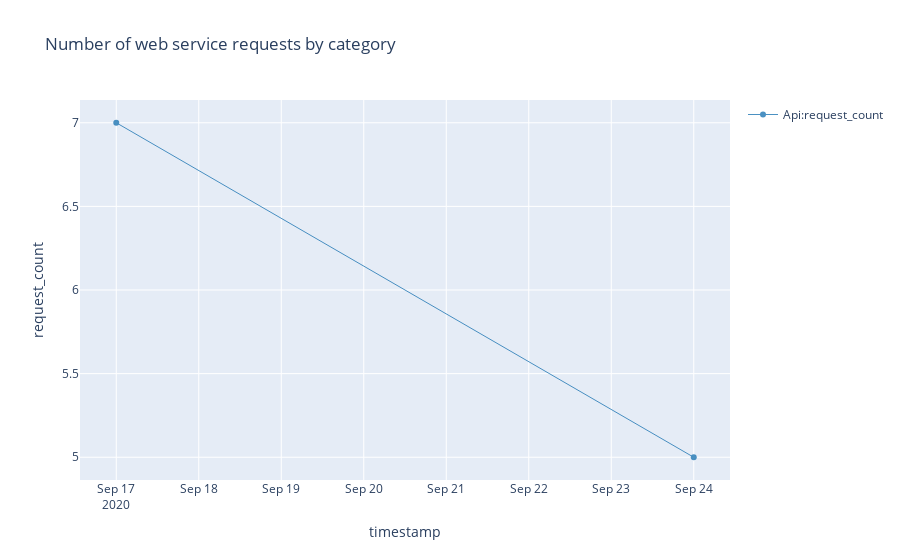

Notebook code cell kept with this figure:
### Markdown cell above
## Web service requests overview

Performance tuning guide: https://docs.microsoft.com/en-us/dynamics365/business-central/dev-itpro/performance/performance-developer#writing-efficient-web-services

Web service telemetry docs: https://docs.microsoft.com/en-us/dynamics365/business-central/dev-itpro/administration/telemetry-webservices-trace

KQL sample: https://github.com/microsoft/BCTech/blob/master/samples/AppInsights/KQL/RawData/WebServiceCalls.kql

### Code cell
%%kql
let _aadTenantId = aadTenantId;
let _environmentName = environmentName;
traces
| where 1==1 
    and customDimensions.aadTenantId == _aadTenantId
    and customDimensions.environmentName == _environmentName
    and customDimensions.eventId == 'RT0008'
    and timestamp > ago(7d)
| extend category = tostring( customDimensions.category )
| summarize request_count=count() by category, bin(timestamp, 1d)
| render timechart title= 'Number of web service requests by category'

### Figure 1 — Plotly figure (JSON) as saved in the notebook; plotly's stock layout.template omitted (floating-point values rounded to 4 significant figures)
{"data": [{"line": {"color": "rgb(31, 118, 179)", "width": 1}, "name": "Api:request_count", "opacity": 0.8, "type": "scatter", "x": ["2020-09-17T00:00:00+00:00", "2020-09-24T00:00:00+00:00"], "y": [7, 5]}], "layout": {"showlegend": true, "title": {"text": "Number of web service requests by category"}, "xaxis": {"autorange": true, "title": {"text": "timestamp"}, "type": "date"}, "yaxis": {"ticksuffix": "", "title": {"text": "request_count"}, "type": "linear"}}}
